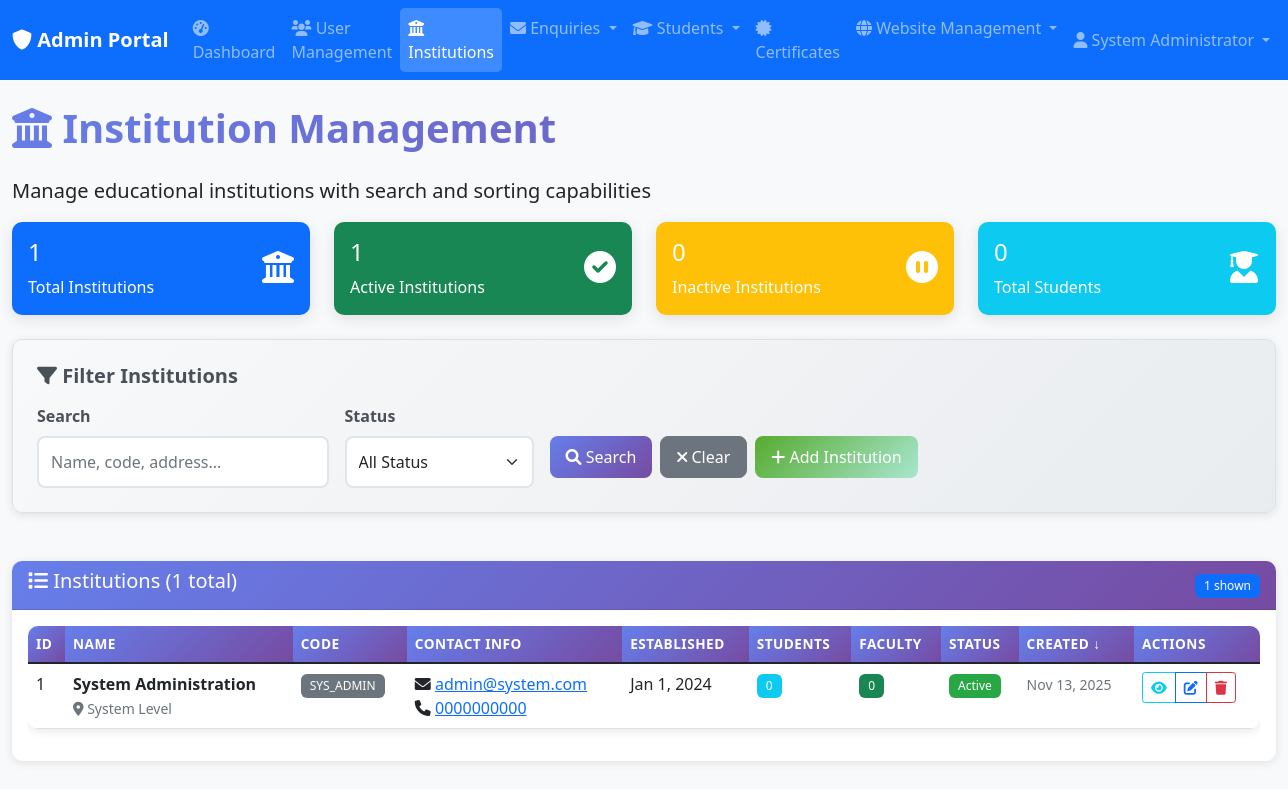
The app's page /public/admin/institutions.php (signed in) with its own data.
### tables this page shows
CREATE TABLE institutions (
    id INT PRIMARY KEY AUTO_INCREMENT,
    name VARCHAR(100) NOT NULL,
    code VARCHAR(20) UNIQUE NOT NULL,
    address TEXT,
    phone VARCHAR(20),
    email VARCHAR(100),
    established_date DATE,
    is_active BOOLEAN DEFAULT TRUE,
    created_at TIMESTAMP DEFAULT CURRENT_TIMESTAMP,
    updated_at TIMESTAMP DEFAULT CURRENT_TIMESTAMP ON UPDATE CURRENT_TIMESTAMP
);

### public/admin/institutions.php (the view, shortened to what the rows shown need)
<?php
require_once __DIR__ . '/../../includes/auth_check_admin.php';
$sort_by = $_GET['sort_by'] ?? 'created_at';
$sort_order = $_GET['sort_order'] ?? 'DESC';
$page = max(1, (int)($_GET['page'] ?? 1));
$per_page = 25;
$filters = [];
$institutions = getFilteredInstitutions($filters, $sort_by, $sort_order, $page, $per_page);
?>
<div class="row">
    <div class="col-12">
        <h1 class="text-gradient mb-4">
            <i class="fas fa-university"></i> Institution Management
        </h1>
    </div>
</div>
<div class="row">
    <div class="col-12">
        <div class="card">
            <div class="card-body">
                <?php if (empty($institutions)): ?>
                    <div class="text-center py-4">
                        <i class="fas fa-university fa-3x text-muted mb-3"></i>
                        <h5 class="text-muted">No Institutions Found</h5>
                        <p class="text-muted">No institutions match your current search criteria.</p>
                    </div>
                <?php else: ?>
                    <div class="table-responsive">
                        <table class="table table-hover">
                            <thead>
                                <tr>
                                    <th>
                                        <a href="?<?php echo http_build_query(array_merge($_GET, ['sort_by' => 'id', 'sort_order' => $sort_by === 'id' && $sort_order === 'ASC' ? 'DESC' : 'ASC'])); ?>">
                                            ID <?php echo $sort_by === 'id' ? ($sort_order === 'ASC' ? '↑' : '↓') : ''; ?>
                                        </a>
                                    </th>
                                    <th>
                                        <a href="?<?php echo http_build_query(array_merge($_GET, ['sort_by' => 'name', 'sort_order' => $sort_by === 'name' && $sort_order === 'ASC' ? 'DESC' : 'ASC'])); ?>">
                                            Name <?php echo $sort_by === 'name' ? ($sort_order === 'ASC' ? '↑' : '↓') : ''; ?>
                                        </a>
                                    </th>
                                    <th>
                                        <a href="?<?php echo http_build_query(array_merge($_GET, ['sort_by' => 'code', 'sort_order' => $sort_by === 'code' && $sort_order === 'ASC' ? 'DESC' : 'ASC'])); ?>">
                                            Code <?php echo $sort_by === 'code' ? ($sort_order === 'ASC' ? '↑' : '↓') : ''; ?>
                                        </a>
                                    </th>
                                    <th>Contact Info</th>
                                    <th>
                                        <a href="?<?php echo http_build_query(array_merge($_GET, ['sort_by' => 'established_date', 'sort_order' => $sort_by === 'established_date' && $sort_order === 'ASC' ? 'DESC' : 'ASC'])); ?>">
                                            Established <?php echo $sort_by === 'established_date' ? ($sort_order === 'ASC' ? '↑' : '↓') : ''; ?>
                                        </a>
                                    </th>
                                    <th>Students</th>
                                    <th>Faculty</th>
                                    <th>Status</th>
                                    <th>
                                        <a href="?<?php echo http_build_query(array_merge($_GET, ['sort_by' => 'created_at', 'sort_order' => $sort_by === 'created_at' && $sort_order === 'ASC' ? 'DESC' : 'ASC'])); ?>">
                                            Created <?php echo $sort_by === 'created_at' ? ($sort_order === 'ASC' ? '↑' : '↓') : ''; ?>
                                        </a>
                                    </th>
                                    <th>Actions</th>
                                </tr>
                            </thead>
                            <tbody>
                                <?php foreach ($institutions as $institution): ?>
                                    <tr>
                                        <td><?php echo $institution['id']; ?></td>
                                        <td>
                                            <strong><?php echo htmlspecialchars($institution['name']); ?></strong>
                                            <?php if ($institution['address']): ?>
                                                <br><small class="text-muted">
                                                    <i class="fas fa-map-marker-alt"></i>
                                                    <?php echo htmlspecialchars(substr($institution['address'], 0, 50)) . (strlen($institution['address']) > 50 ? '...' : ''); ?>
                                                </small>
                                            <?php endif; ?>
                                        </td>
                                        <td>
                                            <span class="badge bg-secondary"><?php echo htmlspecialchars($institution['code']); ?></span>
                                        </td>
                                        <td>
                                            <?php if ($institution['email']): ?>
                                                <div>
                                                    <i class="fas fa-envelope"></i>
                                                    <a href="mailto:<?php echo htmlspecialchars($institution['email']); ?>">
                                                        <?php echo htmlspecialchars($institution['email']); ?>
                                                    </a>
                                                </div>
                                            <?php endif; ?>
                                            <?php if ($institution['phone']): ?>
                                                <div>
                                                    <i class="fas fa-phone"></i>
                                                    <a href="tel:<?php echo htmlspecialchars($institution['phone']); ?>">
                                                        <?php echo htmlspecialchars($institution['phone']); ?>
                                                    </a>
                                                </div>
                                            <?php endif; ?>
                                        </td>
                                        <td>
                                            <?php if ($institution['established_date']): ?>
                                                <?php echo date('M j, Y', strtotime($institution['established_date'])); ?>
                                            <?php else: ?>
                                                <span class="text-muted">Not specified</span>
                                            <?php endif; ?>
                                        </td>
                                        <td>
                                            <span class="badge bg-info">
                                                <?php echo number_format($institution['student_count']); ?>
                                            </span>
                                        </td>
                                        <td>
                                            <span class="badge bg-success">
                                                <?php echo number_format($institution['faculty_count']); ?>
                                            </span>
                                        </td>
                                        <td>
                                            <span class="badge status-<?php echo $institution['is_active'] ? 'active' : 'inactive'; ?>">
                                                <?php echo $institution['is_active'] ? 'Active' : 'Inactive'; ?>
                                            </span>
                                        </td>
                                        <td>
                                            <small class="text-muted">
                                                <?php echo date('M j, Y', strtotime($institution['created_at'])); ?>
                                            </small>
                                        </td>
                                        <td>
                                            <div class="btn-group btn-group-sm" role="group">
                                                <button type="button" class="btn btn-outline-info"
                                                        onclick="viewInstitution(<?php echo htmlspecialchars(json_encode($institution)); ?>)"
                                                        title="View Details">
                                                    <i class="fas fa-eye"></i>
                                                </button>
                                                <button type="button" class="btn btn-outline-primary"
                                                        onclick="editInstitution(<?php echo htmlspecialchars(json_encode($institution)); ?>)"
                                                        title="Edit Institution">
                                                    <i class="fas fa-edit"></i>
                                                </button>
                                                <button type="button" class="btn btn-outline-danger"
                                                        onclick="deleteInstitution(<?php echo $institution['id']; ?>, '<?php echo htmlspecialchars($institution['name']); ?>')"
                                                        title="Delete Institution">
                                                    <i class="fas fa-trash"></i>
                                                </button>
                                            </div>
                                        </td>
                                    </tr>
                                <?php endforeach; ?>
                            </tbody>
                        </table>
                    </div>
                <?php endif; ?>
            </div>
        </div>
    </div>
</div>
<?php
function getFilteredInstitutions($filters = [], $sort_by = 'created_at', $sort_order = 'DESC', $page = 1, $per_page = 25) {
    $whereConditions = [];
    $params = [];
    $whereClause = !empty($whereConditions) ? 'WHERE ' . implode(' AND ', $whereConditions) : '';
    $allowedSorts = ['id', 'name', 'code', 'established_date', 'created_at'];
    $sort_order = strtoupper($sort_order) === 'ASC' ? 'ASC' : 'DESC';
    $offset = ($page - 1) * $per_page;
    $query = "
        SELECT i.*,
               COUNT(DISTINCT s.id) as student_count,
               COUNT(DISTINCT u.id) as faculty_count
        FROM institutions i
        LEFT JOIN students s ON i.id = s.institution_id
        LEFT JOIN users u ON i.id = u.institution_id AND u.role = 'faculty'
        {$whereClause}
        GROUP BY i.id
        ORDER BY i.{$sort_by} {$sort_order}
        LIMIT {$per_page} OFFSET {$offset}
    ";
    return fetchAll($query, $params);
}
?>

### records on screen
institutions: id "1", name "System Administration", address "System Level", code "SYS_ADMIN", email "admin@system.com", phone "0000000000", established_date "Jan 1, 2024", student_count "0", faculty_count "0", is_active "Active", created_at "Nov 13, 2025"

### other values on screen
$item['title'] "Dashboard"
$item['title'] "User Management"
$item['title'] "Institutions"
$item['title'] "Enquiries"
$item['title'] "Students"
$item['title'] "Certificates"
$item['title'] "Website Management"
$userName "System Administrator"
$institutionStats['total'] "1"
$institutionStats['active'] "1"
$institutionStats['inactive'] "0"
$institutionStats['total_students'] "0"
$total_institutions "1"
count($institutions) "1"
